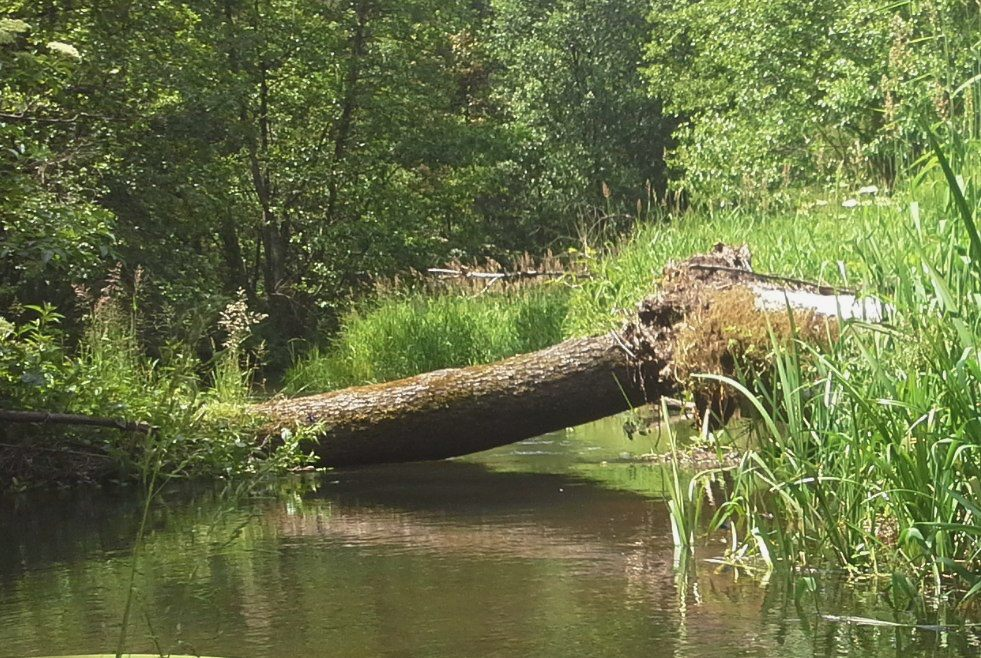
%> input picture GRAFIKA 2/graf lab 8/rzeczka.jpg, 981 x 658 px
$ octave lab8.m   (GNU Octave 9; MATLAB toolbox functions it lacks are replaced by stand-ins)
%> lines starting %> are read from the running program, lines starting %| are printed output that depends on the picture
### graf/graf lab 8/skalowanie.m
## Copyright (C) 2024 Jacek
##
## This program is free software: you can redistribute it and/or modify
## it under the terms of the GNU General Public License as published by
## the Free Software Foundation, either version 3 of the License, or
## (at your option) any later version.
##
## This program is distributed in the hope that it will be useful,
## but WITHOUT ANY WARRANTY; without even the implied warranty of
## MERCHANTABILITY or FITNESS FOR A PARTICULAR PURPOSE.  See the
## GNU General Public License for more details.
##
## You should have received a copy of the GNU General Public License
## along with this program.  If not, see <https://www.gnu.org/licenses/>.

## -*- texinfo -*-
## @deftypefn {} {@var{retval} =} skalowanie (@var{input1}, @var{input2})
##
## @seealso{}
## @end deftypefn

## Author: Jacek <Jacek@DESKTOP-50EU0VR>
## Created: 2024-01-04

function [xwe,ywe] = skalowanie(wejscie,swy,wwy)
swe = size(wejscie,2);
wwe = size(wejscie,1);
xwy = 1:swy;
ywy = 1:wwy;
xwe = round(1+(((xwy-1)*(swe-1))/(swy-1)));
ywe = round(1+(((ywy-1)*(wwe-1))/(wwy-1)));
end

### GRAFIKA 2/graf lab 8/lab8.m
%zad1
r = double(imread('rzeczka.jpg'));
[xwe,ywe] = skalowanie(r,333,222);
%> xwe = 333 values from 1 to 981; ywe = 222 values from 1 to 658
r2 = r(ywe, xwe, :);
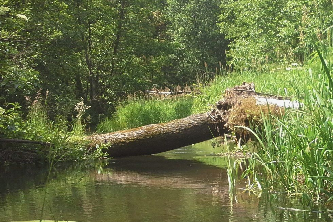
%> r2: size 222x333x3 double; mean R, G, B 104.6, 113.4, 68.7
imwrite(uint8(r2), 'zad1.jpg');

%zad2
r = double(imread('rzeczka_mniejsza.jpg'));
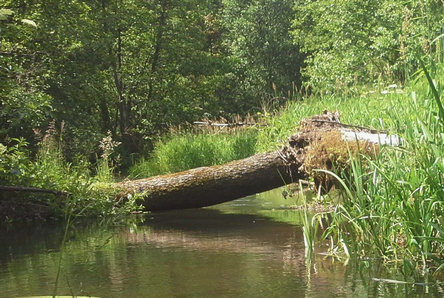
%> input picture GRAFIKA 2/graf lab 8/rzeczka_mniejsza.jpg, 444 x 298 px
%> r: size 298x444x3 double
[xwe,ywe] = skalowanie(r,1366,768);
%> xwe = 1366 values from 1 to 444; ywe = 768 values from 1 to 298
r2 = r(ywe, xwe, :);
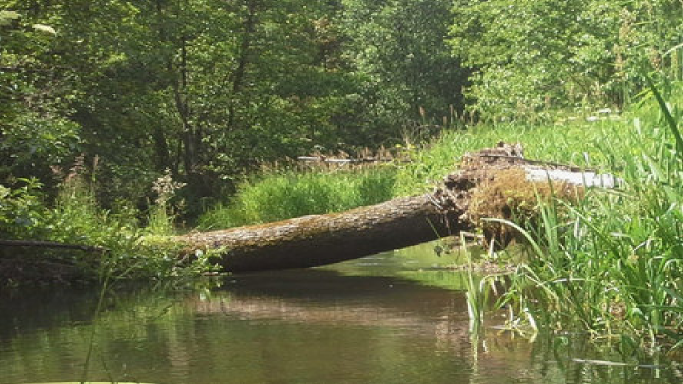
%> r2: size 768x1366x3 double (shown at 1/2 size); mean R, G, B 104.7, 113.4, 68.7
imwrite(uint8(r2), 'zad2.jpg');

%zad3
%> (the run ends here)
